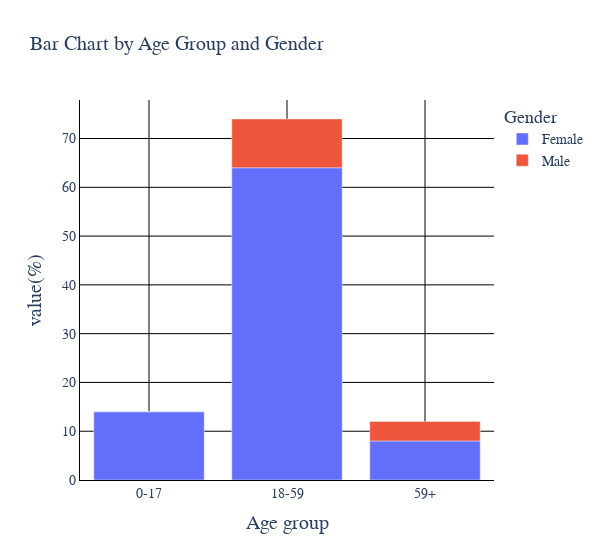

Source (notebook cell):
### Code cell
import plotly.express as px
import pandas as pd

data = {
    'Gender': ['Female', 'Male', 'Female', 'Male', 'Female', 'Male'],
    'Age Group': ['0-17', '0-17', '18-59', '18-59', '59+', '59+'],
    'value(%)': [7, 0, 32, 5, 4, 2]
}

fig = px.bar(data, x="Age Group", 
             y="value(%)",
             color="Gender", 
             title="Bar Chart by Age Group and Gender")
fig.update_layout(width=600)
fig.update_layout(plot_bgcolor='rgba(0,0,0,0)', paper_bgcolor='rgba(0,0,0,0)')
fig.update_layout(
    font=dict(
        size=14,  # Increase the font size as needed
        family='Arial, bold'  # Specify a bold font family
    ),
    xaxis_title="Age group",  # X-axis title
    yaxis_title="value(%)",  # Y-axis title
    xaxis=dict(title_font=dict(size=20)),  # Increase X-axis title font size
    yaxis=dict(title_font=dict(size=20)),  # Increase Y-axis title font size
    legend=dict(title_font=dict(size=18)),  # Increase legend font size
)
fig.update_xaxes(linecolor='black', gridcolor='black')
fig.update_yaxes(linecolor='black', gridcolor='black')
fig.show()

### Figure 1 — Plotly figure (JSON) as saved in the notebook; plotly's stock layout.template omitted (floating-point values rounded to 4 significant figures)
{"data": [{"alignmentgroup": "True", "hovertemplate": "Gender=Female<br>Age Group=%{x}<br>value(%)=%{y}<extra></extra>", "legendgroup": "Female", "marker": {"color": "#636efa", "pattern": {"shape": ""}}, "name": "Female", "offsetgroup": "Female", "orientation": "v", "showlegend": true, "textposition": "auto", "type": "bar", "x": ["0-17", "18-59", "59+"], "xaxis": "x", "y": [14, 64, 8], "yaxis": "y"}, {"alignmentgroup": "True", "hovertemplate": "Gender=Male<br>Age Group=%{x}<br>value(%)=%{y}<extra></extra>", "legendgroup": "Male", "marker": {"color": "#EF553B", "pattern": {"shape": ""}}, "name": "Male", "offsetgroup": "Male", "orientation": "v", "showlegend": true, "textposition": "auto", "type": "bar", "x": ["0-17", "18-59", "59+"], "xaxis": "x", "y": [0, 10, 4], "yaxis": "y"}], "layout": {"barmode": "relative", "font": {"family": "Arial, bold", "size": 14}, "legend": {"title": {"font": {"size": 18}, "text": "Gender"}, "tracegroupgap": 0}, "paper_bgcolor": "rgba(0,0,0,0)", "plot_bgcolor": "rgba(0,0,0,0)", "title": {"text": "Bar Chart by Age Group and Gender"}, "width": 600, "xaxis": {"anchor": "y", "domain": [0, 1], "gridcolor": "black", "linecolor": "black", "title": {"font": {"size": 20}, "text": "Age group"}}, "yaxis": {"anchor": "x", "domain": [0, 1], "gridcolor": "black", "linecolor": "black", "title": {"font": {"size": 20}, "text": "value(%)"}}}}
